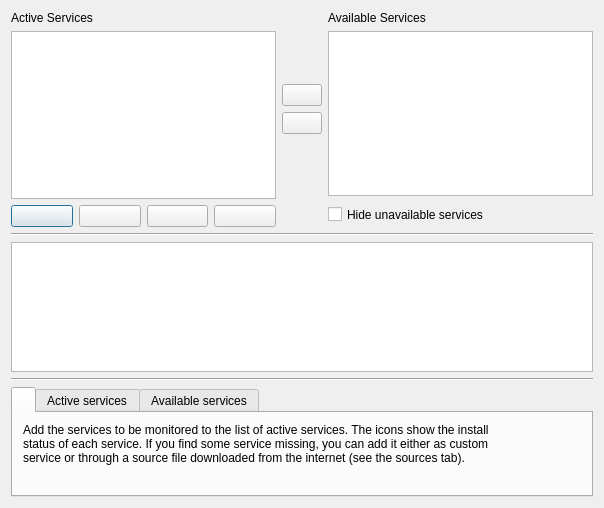
<?xml version="1.0" encoding="UTF-8"?>
<ui version="4.0">
 <class>Services</class>
 <widget class="QDialog" name="Services">
  <property name="geometry">
   <rect>
    <x>0</x>
    <y>0</y>
    <width>604</width>
    <height>508</height>
   </rect>
  </property>
  <property name="windowTitle">
   <string>Dialog</string>
  </property>
  <layout class="QVBoxLayout" name="verticalLayout_8">
   <item>
    <layout class="QHBoxLayout" name="horizontalLayout_2">
     <item>
      <layout class="QVBoxLayout" name="verticalLayout_2">
       <item>
        <widget class="QLabel" name="activeServicesLabel">
         <property name="sizePolicy">
          <sizepolicy hsizetype="Preferred" vsizetype="Fixed">
           <horstretch>0</horstretch>
           <verstretch>1</verstretch>
          </sizepolicy>
         </property>
         <property name="text">
          <string>Active Services</string>
         </property>
        </widget>
       </item>
       <item>
        <widget class="QListWidget" name="activeServicesList">
         <property name="sizePolicy">
          <sizepolicy hsizetype="Expanding" vsizetype="Expanding">
           <horstretch>0</horstretch>
           <verstretch>0</verstretch>
          </sizepolicy>
         </property>
        </widget>
       </item>
       <item>
        <layout class="QHBoxLayout" name="horizontalLayout">
         <item>
          <widget class="QPushButton" name="sortTopButton">
           <property name="text">
            <string/>
           </property>
           <property name="icon">
            <iconset resource="../resources/icons/icons.qrc">
             <normaloff>:/arrow-up-double.png</normaloff>:/arrow-up-double.png</iconset>
           </property>
           <property name="flat">
            <bool>false</bool>
           </property>
          </widget>
         </item>
         <item>
          <widget class="QPushButton" name="sortUpButton">
           <property name="text">
            <string/>
           </property>
           <property name="icon">
            <iconset>
             <normaloff>:/arrow-up</normaloff>:/arrow-up</iconset>
           </property>
          </widget>
         </item>
         <item>
          <widget class="QPushButton" name="sortDownButton">
           <property name="text">
            <string/>
           </property>
           <property name="icon">
            <iconset resource="../resources/icons/icons.qrc">
             <normaloff>:/arrow-down.png</normaloff>:/arrow-down.png</iconset>
           </property>
          </widget>
         </item>
         <item>
          <widget class="QPushButton" name="sortBottomButton">
           <property name="text">
            <string/>
           </property>
           <property name="icon">
            <iconset resource="../resources/icons/icons.qrc">
             <normaloff>:/arrow-down-double.png</normaloff>:/arrow-down-double.png</iconset>
           </property>
          </widget>
         </item>
        </layout>
       </item>
      </layout>
     </item>
     <item>
      <layout class="QVBoxLayout" name="verticalLayout">
       <item>
        <spacer name="verticalSpacer">
         <property name="orientation">
          <enum>Qt::Vertical</enum>
         </property>
         <property name="sizeHint" stdset="0">
          <size>
           <width>20</width>
           <height>78</height>
          </size>
         </property>
        </spacer>
       </item>
       <item>
        <widget class="QPushButton" name="activateButton">
         <property name="text">
          <string/>
         </property>
         <property name="icon">
          <iconset resource="../resources/icons/icons.qrc">
           <normaloff>:/arrow-left-double.png</normaloff>:/arrow-left-double.png</iconset>
         </property>
        </widget>
       </item>
       <item>
        <widget class="QPushButton" name="deactivateButton">
         <property name="text">
          <string/>
         </property>
         <property name="icon">
          <iconset resource="../resources/icons/icons.qrc">
           <normaloff>:/arrow-right-double.png</normaloff>:/arrow-right-double.png</iconset>
         </property>
        </widget>
       </item>
       <item>
        <spacer name="verticalSpacer_2">
         <property name="orientation">
          <enum>Qt::Vertical</enum>
         </property>
         <property name="sizeHint" stdset="0">
          <size>
           <width>20</width>
           <height>98</height>
          </size>
         </property>
        </spacer>
       </item>
      </layout>
     </item>
     <item>
      <layout class="QVBoxLayout" name="verticalLayout_3">
       <item>
        <widget class="QLabel" name="inactiveServicesLabel">
         <property name="sizePolicy">
          <sizepolicy hsizetype="Preferred" vsizetype="Fixed">
           <horstretch>0</horstretch>
           <verstretch>1</verstretch>
          </sizepolicy>
         </property>
         <property name="text">
          <string>Available Services</string>
         </property>
        </widget>
       </item>
       <item>
        <widget class="QListWidget" name="inactiveServicesList">
         <property name="sizePolicy">
          <sizepolicy hsizetype="Expanding" vsizetype="Expanding">
           <horstretch>0</horstretch>
           <verstretch>0</verstretch>
          </sizepolicy>
         </property>
        </widget>
       </item>
       <item>
        <widget class="QCheckBox" name="hideUnavailableCheckBox">
         <property name="minimumSize">
          <size>
           <width>0</width>
           <height>25</height>
          </size>
         </property>
         <property name="maximumSize">
          <size>
           <width>16777215</width>
           <height>25</height>
          </size>
         </property>
         <property name="text">
          <string>Hide unavailable services</string>
         </property>
        </widget>
       </item>
      </layout>
     </item>
    </layout>
   </item>
   <item>
    <widget class="Line" name="line">
     <property name="sizePolicy">
      <sizepolicy hsizetype="Minimum" vsizetype="Fixed">
       <horstretch>0</horstretch>
       <verstretch>0</verstretch>
      </sizepolicy>
     </property>
     <property name="orientation">
      <enum>Qt::Horizontal</enum>
     </property>
    </widget>
   </item>
   <item>
    <widget class="QTextEdit" name="infoTextarea">
     <property name="enabled">
      <bool>true</bool>
     </property>
     <property name="sizePolicy">
      <sizepolicy hsizetype="Expanding" vsizetype="Fixed">
       <horstretch>0</horstretch>
       <verstretch>0</verstretch>
      </sizepolicy>
     </property>
     <property name="maximumSize">
      <size>
       <width>16777215</width>
       <height>130</height>
      </size>
     </property>
     <property name="styleSheet">
      <string notr="true"/>
     </property>
     <property name="frameShadow">
      <enum>QFrame::Sunken</enum>
     </property>
     <property name="readOnly">
      <bool>true</bool>
     </property>
     <property name="html">
      <string notr="true">&lt;!DOCTYPE HTML PUBLIC &quot;-//W3C//DTD HTML 4.0//EN&quot; &quot;http://www.w3.org/TR/REC-html40/strict.dtd&quot;&gt;
&lt;html&gt;&lt;head&gt;&lt;meta name=&quot;qrichtext&quot; content=&quot;1&quot; /&gt;&lt;style type=&quot;text/css&quot;&gt;
p, li { white-space: pre-wrap; }
&lt;/style&gt;&lt;/head&gt;&lt;body style=&quot; font-family:'DejaVu Sans'; font-size:9pt; font-weight:400; font-style:normal;&quot;&gt;
&lt;p style=&quot;-qt-paragraph-type:empty; margin-top:0px; margin-bottom:0px; margin-left:0px; margin-right:0px; -qt-block-indent:0; text-indent:0px;&quot;&gt;&lt;/p&gt;&lt;/body&gt;&lt;/html&gt;</string>
     </property>
    </widget>
   </item>
   <item>
    <widget class="Line" name="line_2">
     <property name="sizePolicy">
      <sizepolicy hsizetype="Minimum" vsizetype="Fixed">
       <horstretch>0</horstretch>
       <verstretch>0</verstretch>
      </sizepolicy>
     </property>
     <property name="orientation">
      <enum>Qt::Horizontal</enum>
     </property>
    </widget>
   </item>
   <item>
    <widget class="QTabWidget" name="helpTabWidget">
     <property name="sizePolicy">
      <sizepolicy hsizetype="Expanding" vsizetype="Minimum">
       <horstretch>0</horstretch>
       <verstretch>0</verstretch>
      </sizepolicy>
     </property>
     <property name="minimumSize">
      <size>
       <width>0</width>
       <height>110</height>
      </size>
     </property>
     <property name="currentIndex">
      <number>0</number>
     </property>
     <widget class="QWidget" name="help">
      <attribute name="icon">
       <iconset resource="../resources/icons/icons.qrc">
        <normaloff>:/help.png</normaloff>:/help.png</iconset>
      </attribute>
      <attribute name="title">
       <string/>
      </attribute>
      <layout class="QVBoxLayout" name="verticalLayout_4">
       <property name="margin">
        <number>10</number>
       </property>
       <item>
        <widget class="QLabel" name="label_2">
         <property name="sizePolicy">
          <sizepolicy hsizetype="Expanding" vsizetype="Expanding">
           <horstretch>0</horstretch>
           <verstretch>0</verstretch>
          </sizepolicy>
         </property>
         <property name="text">
          <string>Add the services to be monitored to the list of active services. The icons show the install
status of each service. If you find some service missing, you can add it either as custom
service or through a source file downloaded from the internet (see the sources tab).</string>
         </property>
         <property name="alignment">
          <set>Qt::AlignLeading|Qt::AlignLeft|Qt::AlignTop</set>
         </property>
        </widget>
       </item>
      </layout>
     </widget>
     <widget class="QWidget" name="tab_1">
      <attribute name="title">
       <string>Active services</string>
      </attribute>
      <layout class="QVBoxLayout" name="verticalLayout_5">
       <property name="margin">
        <number>10</number>
       </property>
       <item>
        <widget class="QLabel" name="label">
         <property name="sizePolicy">
          <sizepolicy hsizetype="Expanding" vsizetype="Expanding">
           <horstretch>0</horstretch>
           <verstretch>0</verstretch>
          </sizepolicy>
         </property>
         <property name="text">
          <string>This list shows all services to be monitored. Add items from the right-hand list and reorder
them to your needs. Be aware that only services marked with a green dot will work.
A red dot means the install check has failed, so the definition will not work.</string>
         </property>
         <property name="alignment">
          <set>Qt::AlignLeading|Qt::AlignLeft|Qt::AlignTop</set>
         </property>
         <property name="wordWrap">
          <bool>false</bool>
         </property>
        </widget>
       </item>
      </layout>
     </widget>
     <widget class="QWidget" name="tab_2">
      <attribute name="title">
       <string>Available services</string>
      </attribute>
      <layout class="QVBoxLayout" name="verticalLayout_6">
       <property name="margin">
        <number>10</number>
       </property>
       <item>
        <widget class="QLabel" name="label_3">
         <property name="sizePolicy">
          <sizepolicy hsizetype="Expanding" vsizetype="Expanding">
           <horstretch>0</horstretch>
           <verstretch>0</verstretch>
          </sizepolicy>
         </property>
         <property name="text">
          <string>The list of available services is loaded from your definition source files, which you can
manage under the &quot;Sources&quot; tab. If a specific service is missing here, try looking for it
in the sources tab or define it yourself under &quot;Custom Services&quot;.</string>
         </property>
         <property name="alignment">
          <set>Qt::AlignLeading|Qt::AlignLeft|Qt::AlignTop</set>
         </property>
        </widget>
       </item>
      </layout>
     </widget>
    </widget>
   </item>
  </layout>
 </widget>
 <tabstops>
  <tabstop>activeServicesList</tabstop>
  <tabstop>inactiveServicesList</tabstop>
  <tabstop>activateButton</tabstop>
  <tabstop>deactivateButton</tabstop>
  <tabstop>sortTopButton</tabstop>
  <tabstop>sortUpButton</tabstop>
  <tabstop>sortDownButton</tabstop>
  <tabstop>sortBottomButton</tabstop>
  <tabstop>hideUnavailableCheckBox</tabstop>
  <tabstop>infoTextarea</tabstop>
  <tabstop>helpTabWidget</tabstop>
 </tabstops>
 <resources>
  <include location="../resources/icons/icons.qrc"/>
 </resources>
 <connections/>
 <slots>
  <slot>populateLists()</slot>
  <slot>updateInfo()</slot>
 </slots>
</ui>
